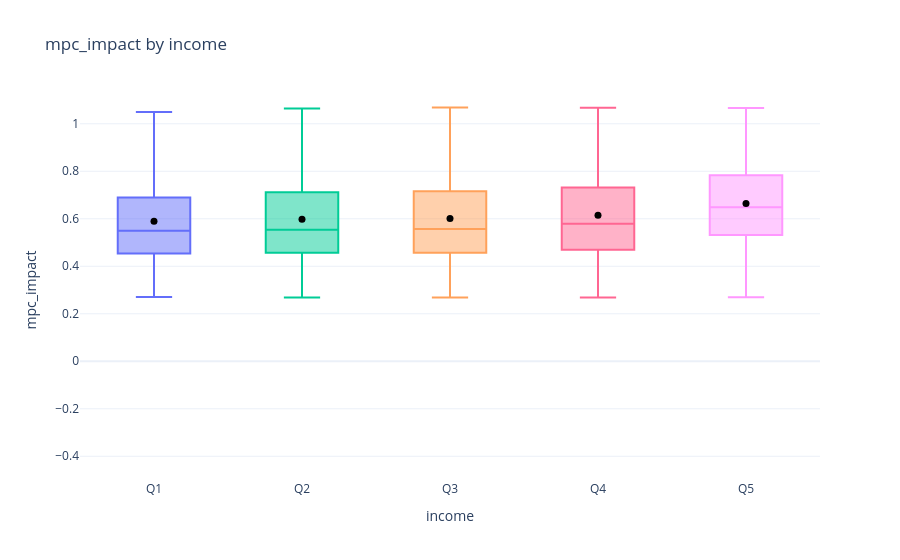
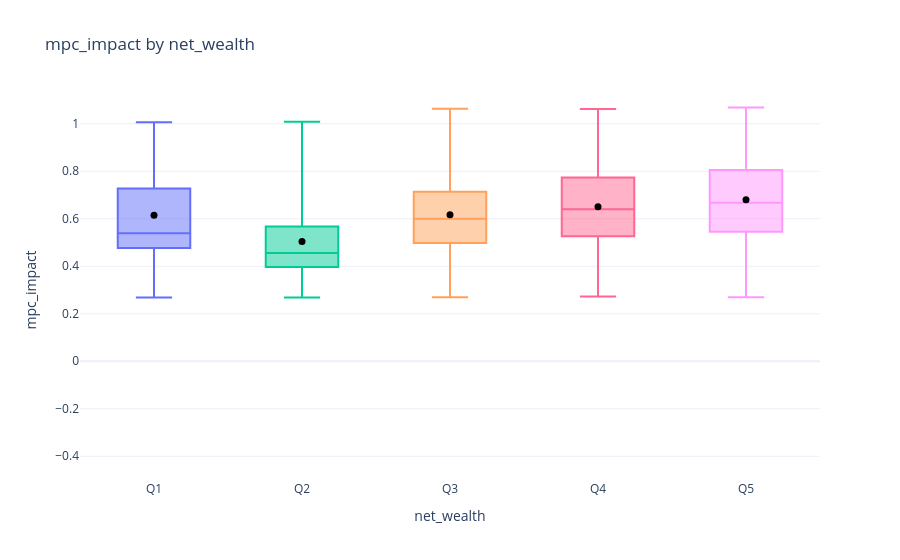
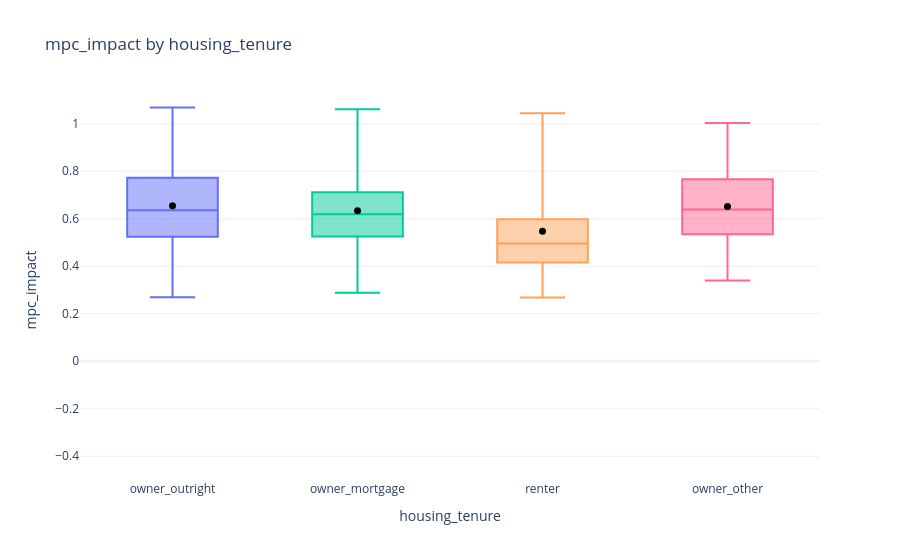
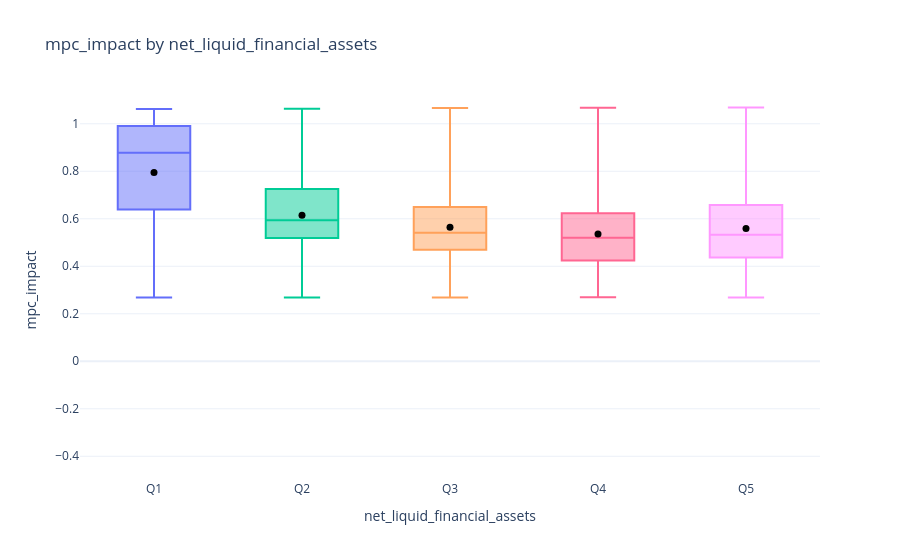

The notebook cell these images were saved under, in order:
### Markdown cell above
## Results and plots

### Code cell
if outputs is not None:
    panel = pd.read_csv(outputs["analysis_dir"] / "household_mpc_panel.csv")
    summary = pd.read_csv(outputs["analysis_dir"] / "household_mpc_summary.csv")
    plot_mpc_panel(
        panel,
        variables=[
            "income",
            "net_wealth",
            "housing_tenure",
            "net_liquid_financial_assets",
            "illiquid_financial_assets",
            "housing_wealth",
        ],
        mpc_columns=["mpc_impact", "cmpc_4q"],
        plot_kind="box_only",
        y_range=(-0.5, 1.1),
        winsor_quantiles=(0.01, 0.99),
        winsor_mode="trim",
        output_dir=outputs["analysis_dir"] / "plots",
        output_format="png",
    )
    summary

### Figure 1 — Plotly figure (JSON) as saved in the notebook; plotly's stock layout.template omitted (floating-point values rounded to 4 significant figures; data arrays with more than 128 entries replaced by an {"elided": "..."} marker saying what was removed)
{"data": [{"boxpoints": false, "name": "Q1", "type": "box", "y": {"elided": "4440 float values"}}, {"marker": {"color": "black", "size": 7}, "mode": "markers", "name": "Q1 mean", "showlegend": false, "type": "scatter", "x": ["Q1"], "y": [0.5898]}, {"boxpoints": false, "name": "Q2", "type": "box", "y": {"elided": "4427 float values"}}, {"marker": {"color": "black", "size": 7}, "mode": "markers", "name": "Q2 mean", "showlegend": false, "type": "scatter", "x": ["Q2"], "y": [0.598]}, {"boxpoints": false, "name": "Q3", "type": "box", "y": {"elided": "4417 float values"}}, {"marker": {"color": "black", "size": 7}, "mode": "markers", "name": "Q3 mean", "showlegend": false, "type": "scatter", "x": ["Q3"], "y": [0.6009]}, {"boxpoints": false, "name": "Q4", "type": "box", "y": {"elided": "4415 float values"}}, {"marker": {"color": "black", "size": 7}, "mode": "markers", "name": "Q4 mean", "showlegend": false, "type": "scatter", "x": ["Q4"], "y": [0.6145]}, {"boxpoints": false, "name": "Q5", "type": "box", "y": {"elided": "4382 float values"}}, {"marker": {"color": "black", "size": 7}, "mode": "markers", "name": "Q5 mean", "showlegend": false, "type": "scatter", "x": ["Q5"], "y": [0.6642]}], "layout": {"showlegend": false, "title": {"text": "mpc_impact by income"}, "xaxis": {"categoryarray": ["Q1", "Q2", "Q3", "Q4", "Q5"], "categoryorder": "array", "title": {"text": "income"}}, "yaxis": {"range": [-0.5, 1.1], "title": {"text": "mpc_impact"}}}}

### Figure 2 — Plotly figure (JSON) as saved in the notebook; plotly's stock layout.template omitted (floating-point values rounded to 4 significant figures; data arrays with more than 128 entries replaced by an {"elided": "..."} marker saying what was removed)
{"data": [{"boxpoints": false, "name": "Q1", "type": "box", "y": {"elided": "4486 float values"}}, {"marker": {"color": "black", "size": 7}, "mode": "markers", "name": "Q1 mean", "showlegend": false, "type": "scatter", "x": ["Q1"], "y": [0.615]}, {"boxpoints": false, "name": "Q2", "type": "box", "y": {"elided": "4376 float values"}}, {"marker": {"color": "black", "size": 7}, "mode": "markers", "name": "Q2 mean", "showlegend": false, "type": "scatter", "x": ["Q2"], "y": [0.5045]}, {"boxpoints": false, "name": "Q3", "type": "box", "y": {"elided": "4440 float values"}}, {"marker": {"color": "black", "size": 7}, "mode": "markers", "name": "Q3 mean", "showlegend": false, "type": "scatter", "x": ["Q3"], "y": [0.6172]}, {"boxpoints": false, "name": "Q4", "type": "box", "y": {"elided": "4450 float values"}}, {"marker": {"color": "black", "size": 7}, "mode": "markers", "name": "Q4 mean", "showlegend": false, "type": "scatter", "x": ["Q4"], "y": [0.6504]}, {"boxpoints": false, "name": "Q5", "type": "box", "y": {"elided": "4329 float values"}}, {"marker": {"color": "black", "size": 7}, "mode": "markers", "name": "Q5 mean", "showlegend": false, "type": "scatter", "x": ["Q5"], "y": [0.6798]}], "layout": {"showlegend": false, "title": {"text": "mpc_impact by net_wealth"}, "xaxis": {"categoryarray": ["Q1", "Q2", "Q3", "Q4", "Q5"], "categoryorder": "array", "title": {"text": "net_wealth"}}, "yaxis": {"range": [-0.5, 1.1], "title": {"text": "mpc_impact"}}}}

### Figure 3 — Plotly figure (JSON) as saved in the notebook; plotly's stock layout.template omitted (floating-point values rounded to 4 significant figures; data arrays with more than 128 entries replaced by an {"elided": "..."} marker saying what was removed)
{"data": [{"boxpoints": false, "name": "owner_outright", "type": "box", "y": {"elided": "12389 float values"}}, {"marker": {"color": "black", "size": 7}, "mode": "markers", "name": "owner_outright mean", "showlegend": false, "type": "scatter", "x": ["owner_outright"], "y": [0.6542]}, {"boxpoints": false, "name": "owner_mortgage", "type": "box", "y": {"elided": "1171 float values"}}, {"marker": {"color": "black", "size": 7}, "mode": "markers", "name": "owner_mortgage mean", "showlegend": false, "type": "scatter", "x": ["owner_mortgage"], "y": [0.6338]}, {"boxpoints": false, "name": "renter", "type": "box", "y": {"elided": "8166 float values"}}, {"marker": {"color": "black", "size": 7}, "mode": "markers", "name": "renter mean", "showlegend": false, "type": "scatter", "x": ["renter"], "y": [0.5469]}, {"boxpoints": false, "name": "owner_other", "type": "box", "y": {"elided": "355 float values"}}, {"marker": {"color": "black", "size": 7}, "mode": "markers", "name": "owner_other mean", "showlegend": false, "type": "scatter", "x": ["owner_other"], "y": [0.6518]}], "layout": {"showlegend": false, "title": {"text": "mpc_impact by housing_tenure"}, "xaxis": {"categoryarray": ["owner_outright", "owner_mortgage", "renter", "owner_other"], "categoryorder": "array", "title": {"text": "housing_tenure"}}, "yaxis": {"range": [-0.5, 1.1], "title": {"text": "mpc_impact"}}}}

### Figure 4 — Plotly figure (JSON) as saved in the notebook; plotly's stock layout.template omitted (floating-point values rounded to 4 significant figures; data arrays with more than 128 entries replaced by an {"elided": "..."} marker saying what was removed)
{"data": [{"boxpoints": false, "name": "Q1", "type": "box", "y": {"elided": "4396 float values"}}, {"marker": {"color": "black", "size": 7}, "mode": "markers", "name": "Q1 mean", "showlegend": false, "type": "scatter", "x": ["Q1"], "y": [0.7945]}, {"boxpoints": false, "name": "Q2", "type": "box", "y": {"elided": "4443 float values"}}, {"marker": {"color": "black", "size": 7}, "mode": "markers", "name": "Q2 mean", "showlegend": false, "type": "scatter", "x": ["Q2"], "y": [0.6143]}, {"boxpoints": false, "name": "Q3", "type": "box", "y": {"elided": "4439 float values"}}, {"marker": {"color": "black", "size": 7}, "mode": "markers", "name": "Q3 mean", "showlegend": false, "type": "scatter", "x": ["Q3"], "y": [0.5641]}, {"boxpoints": false, "name": "Q4", "type": "box", "y": {"elided": "4435 float values"}}, {"marker": {"color": "black", "size": 7}, "mode": "markers", "name": "Q4 mean", "showlegend": false, "type": "scatter", "x": ["Q4"], "y": [0.536]}, {"boxpoints": false, "name": "Q5", "type": "box", "y": {"elided": "4368 float values"}}, {"marker": {"color": "black", "size": 7}, "mode": "markers", "name": "Q5 mean", "showlegend": false, "type": "scatter", "x": ["Q5"], "y": [0.5589]}], "layout": {"showlegend": false, "title": {"text": "mpc_impact by net_liquid_financial_assets"}, "xaxis": {"categoryarray": ["Q1", "Q2", "Q3", "Q4", "Q5"], "categoryorder": "array", "title": {"text": "net_liquid_financial_assets"}}, "yaxis": {"range": [-0.5, 1.1], "title": {"text": "mpc_impact"}}}}
